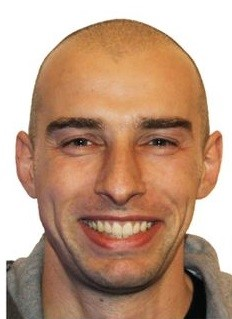
#> input picture Op/0619/face1.jpg, 232 x 319 px, given in place of the camera
$ python crown.py
#> lines starting #> are read from the running program, lines starting #| are printed output that depends on the picture; after the words box and inside, x2 and y2 are one past the last pixel; in counts of white or black regions, pixels touching at a corner belong together
import cv2
import numpy as np
import sys
import time

faceCascade = cv2.CascadeClassifier('C:\\Users\\Playdata\\Desktop\\mydata\\opencv-master\\opencv-master\\data\\haarcascades\\haarcascade_frontalface_default.xml')
cap = cv2.VideoCapture(0)

cap.set(3,800) # set Width
cap.set(4,800) # set Height
setx = 100
sety = 100
while True:
    ret, img = cap.read()
#> img is the input picture: shape (319, 232, 3); mean B, G, R 131, 154.2, 189.5
    img = cv2.flip(img,1)
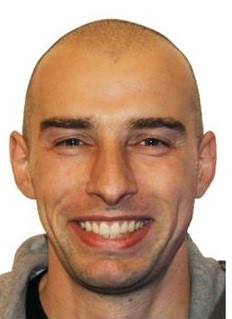
#> img: shape (319, 232, 3); mean B, G, R 131, 154.2, 189.5
    gray = cv2.cvtColor(img, cv2.COLOR_BGR2GRAY)
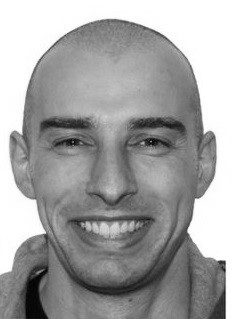
#> gray: shape (319, 232); min 0, max 255, mean 162.1
    faces = faceCascade.detectMultiScale(
        gray,
        scaleFactor=1.2,
        minNeighbors=5,
        minSize=(setx,sety)
    )
#> faces = [[14, 68, 191, 191]]
    if len(faces) > 0:
        print(faces)
#| [[ 14  68 191 191]]
        color = (0, 0, 255)
        for (fx, fy, fw, fh) in faces:
            roi_gray = gray[fy:fy + fh, fx:fx + fw]
            roi_color = img[fy:fy + fh, fx:fx + fw]
#> this loop made 1 pass
#> pass 1, `roi_gray = gray[fy:fy + fh, fx:fx + fw]`:
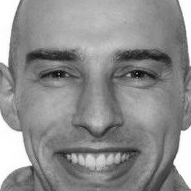
#> roi_gray: shape (191, 191); min 1, max 255, mean 141.7
#> pass 1, `roi_color = img[fy:fy + fh, fx:fx + fw]`:
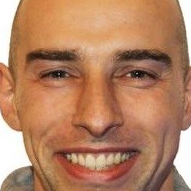
#> roi_color: shape (191, 191, 3); mean B, G, R 99.1, 130.1, 180.6
        cv2.imwrite('back.jpg', img)
    else:
        print('no face')
    cv2.imshow('video',img) # video라는 이름으로 출력
    k = cv2.waitKey(30) & 0xff
#> (key Esc is pressed here)
    if k == 27: # press 'ESC' to quit # ESC를 누르면 종료
        break
cap.release()
print(fx,fy,fw,fh)
#| 14 68 191 191
img1 = cv2.imread('crown.png')
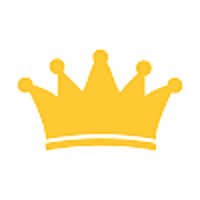
#> input picture Op/0619/crown.png, 200 x 200 px
#> img1 is the input picture: shape (200, 200, 3); mean B, G, R 210.2, 243.1, 254.7
img2 = cv2.imread('back.jpg')
if fh>200 :
    fh=160
iw, ih, ic = img1.shape
#> iw = 200; ih = 200; ic = 3
addy = fy-(fh-20)
#> addy = -103
addx = fx
#> addx = 14

print(addx,addy,iw,ih,ic)
#| 14 -103 200 200 3
roi = img2[addy:addy+ih,addx:addx+iw]
#> roi = empty array

img1_g = cv2.cvtColor(img1, cv2.COLOR_RGB2GRAY)
ret, mask = cv2.threshold(img1_g, 235, 255, cv2.THRESH_BINARY)
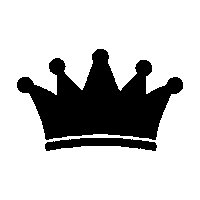
#> mask: shape (200, 200); 77.3% white; 2 black regions, box (x1, y1, x2, y2) and area: (17, 49, 183, 140) 8175, (45, 138, 157, 151) 913
mask_inv = cv2.bitwise_not(mask)

img_s = cv2.bitwise_and(img1, img1, mask=mask_inv)
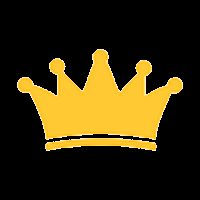
#> img_s: shape (200, 200, 3); mean B, G, R 13.5, 46.1, 57.7
#> (the run stopped early here; a loop or call above may not have finished)
